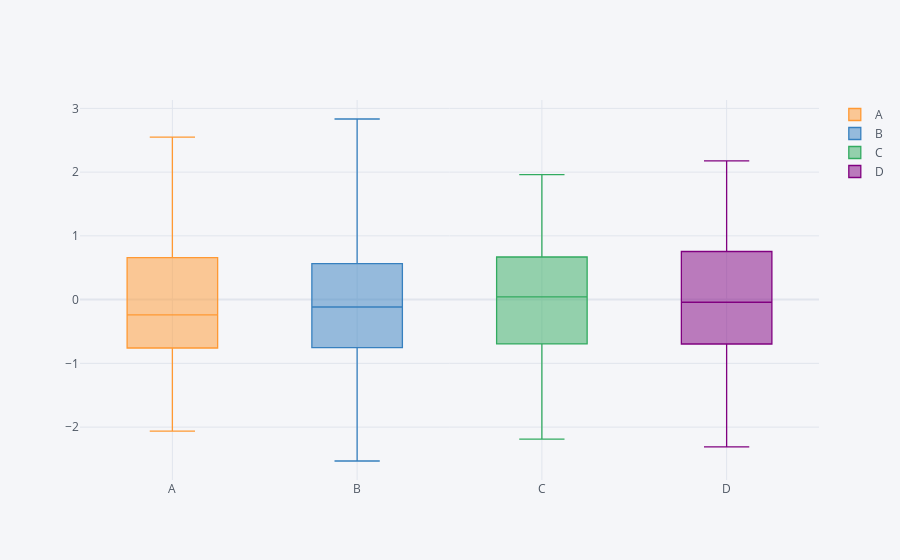

Write notebook code for a chart like this one.
### Markdown cell above
## Boxplots

### Code cell
df.iplot(kind="box")
